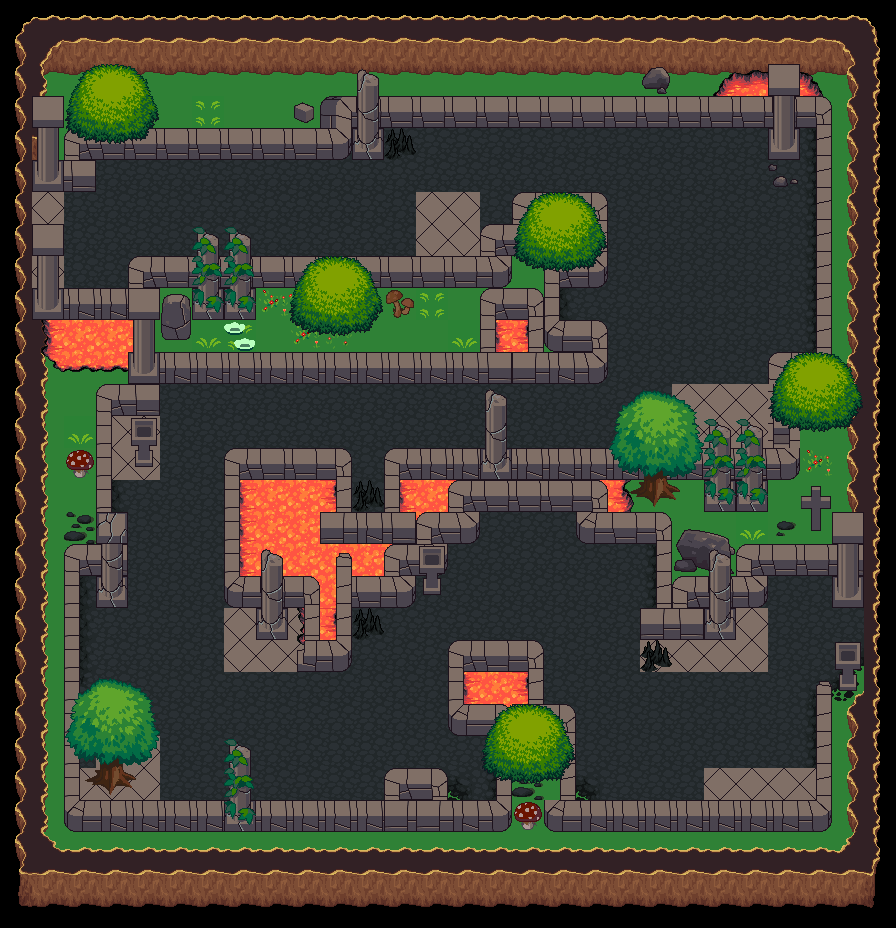

The image is a tile-based game level rendered from a .tmx file. Its description and source (layers, tilesets, objects; grid data summarised) follow:
An orthogonal 28x29 tile map with 32x32 px tiles, 6 tile layers (grass, walls, road, lava, ...) and 81 objects.

<map version="1.5" tiledversion="1.6.0" orientation="orthogonal" renderorder="right-down" width="28" height="29" tilewidth="32" tileheight="32" infinite="0" nextlayerid="10" nextobjectid="96">
 <tileset firstgid="1" source="klipartz.com.tsx" />
 <layer id="1" name="grass" width="28" height="29">
  <data>[812 cells, 676 non-empty, 4 distinct tile ids]</data>
 </layer>
 <layer id="2" name="walls" width="28" height="29">
  <data>[812 cells, 254 non-empty, 17 distinct tile ids]</data>
 </layer>
 <layer id="3" name="road" width="28" height="29">
  <data>[812 cells, 494 non-empty, 30 distinct tile ids]</data>
 </layer>
 <layer id="5" name="lava" width="28" height="29">
  <data>[812 cells, 80 non-empty, 13 distinct tile ids]</data>
 </layer>
 <layer id="4" name="labirint" width="28" height="29">
  <data>[812 cells, 203 non-empty, 14 distinct tile ids]</data>
 </layer>
 <objectgroup id="8" name="exit">
  <object id="4" x="826.5" y="611" width="48" height="68.5" />
 </objectgroup>
 <objectgroup id="7" name="spawnpoint">
  <object id="2" x="35" y="209" width="38" height="55" />
 </objectgroup>
 <objectgroup id="9" name="collisions">
  <object id="6" x="42" y="181.667" />
  <object id="7" x="73.3333" y="181.333" />
  <object id="10" x="32.3333" y="160" width="66" height="35" />
  <object id="12" x="32.6667" y="97" width="30.6667" height="94.6667" />
  <object id="13" x="65.6667" y="129.667" width="288.667" height="31.6667" />
  <object id="14" x="320.5" y="96.5" width="98" height="66" />
  <object id="15" x="418.5" y="95" width="354" height="35" />
  <object id="16" x="769" y="64.5" width="65.5" height="123.5" />
  <object id="17" x="812" y="165.5" width="25" height="187" />
  <object id="18" x="767.5" y="353" width="69" height="30" />
  <object id="19" x="767.5" y="382" width="32" height="99" />
  <object id="21" x="382.5" y="448.5" width="415.5" height="32.5" />
  <object id="22" x="333.333" y="475" width="69" height="64" />
  <object id="23" x="222.667" y="446.333" width="129.667" height="35.6667" />
  <object id="24" x="220.667" y="471.667" width="40" height="134" />
  <object id="25" x="219.333" y="573" width="97" height="34" />
  <object id="27" x="251" y="548.333" width="41" height="92.6667" />
  <object id="29" x="298" y="572.667" width="56.6667" height="98" />
  <object id="30" x="332.333" y="565.333" width="54.6667" height="78.3333" />
  <object id="31" x="350" y="571.333" width="67" height="38.3333" />
  <object id="32" x="380.333" y="541.667" width="70.6667" height="57.3333" />
  <object id="33" x="415.667" y="510" width="66.6667" height="34.3333" />
  <object id="34" x="445.333" y="476.333" width="165.333" height="38.3333" />
  <object id="35" x="572.667" y="508.333" width="102.333" height="38" />
  <object id="36" x="647.667" y="512.667" width="32.6667" height="95.6667" />
  <object id="37" x="637.667" y="604.667" width="40.3333" height="69.3333" />
  <object id="38" x="638.333" y="606" width="99.6667" height="35.6667" />
  <object id="39" x="673" y="571.333" width="96" height="38" />
  <object id="40" x="735" y="542" width="133.667" height="38.6667" />
  <object id="41" x="829.667" y="510.333" width="36.6667" height="100" />
  <object id="42" x="812" y="680" width="23.6667" height="151" />
  <object id="44" x="543.333" y="795.333" width="290" height="35.6667" />
  <object id="45" x="540.333" y="701.333" width="40.3333" height="108.667" />
  <object id="46" x="521.333" y="638.667" width="25.3333" height="68.3333" />
  <object id="47" x="446.333" y="637" width="96" height="39" />
  <object id="48" x="445" y="637" width="67.6667" height="102.333" />
  <object id="49" x="481" y="703.667" width="36.3333" height="127.667" />
  <object id="50" x="434.667" y="795.333" width="78" height="37" />
  <object id="51" x="381" y="768.333" width="69.6667" height="43.3333" />
  <object id="52" x="60.5" y="795" width="378" height="37" />
  <object id="55" x="92.3333" y="751" width="45" height="41" />
  <object id="56" x="60.3333" y="542.333" width="22.6667" height="257" />
  <object id="57" x="83.6667" y="569.667" width="49" height="43.3333" />
  <object id="60" x="81" y="542" width="50" height="30.6667" />
  <object id="61" x="91.6667" y="383.667" width="25.3333" height="162.667" />
  <object id="62" x="126.667" y="416.333" width="32.6667" height="53.6667" />
  <object id="63" x="92.6667" y="383.667" width="70" height="35.6667" />
  <object id="64" x="88.3333" y="414.333" width="27.6667" height="35" />
  <object id="65" x="122.667" y="347.333" width="283.667" height="39" />
  <object id="66" x="402.333" y="347" width="209" height="39" />
  <object id="67" x="561" y="316.667" width="49.3333" height="44.3333" />
  <object id="68" x="538.333" y="250.333" width="23.6667" height="99.6667" />
  <object id="69" x="538.333" y="243.667" width="72.6667" height="46" />
  <object id="70" x="511.333" y="189.333" width="99" height="68.6667" />
  <object id="71" x="479.333" y="221.667" width="36" height="38.3333" />
  <object id="72" x="370.667" y="254" width="143" height="34" />
  <object id="73" x="254.333" y="253" width="132.667" height="38" />
  <object id="74" x="127" y="256" width="140.667" height="34" />
  <object id="75" x="32.6667" y="284.333" width="101" height="37.3333" />
  <object id="76" x="70" y="65.3333" width="90" height="78.3333" />
  <object id="77" x="34" y="37.3333" width="23.3333" height="61.6667" />
  <object id="78" x="32" y="33.3333" width="526" height="45.3333" />
  <object id="79" x="528.667" y="28.6667" width="336" height="56" />
  <object id="80" x="638" y="67.3333" width="35.3333" height="24.6667" />
  <object id="81" x="288.667" y="98.6667" width="26.6667" height="26" />
  <object id="82" x="836.667" y="26" width="24" height="485.333" />
  <object id="83" x="768" y="352" width="92.6667" height="79.3333" />
  <object id="84" x="631.333" y="465.333" width="48" height="40.6667" />
  <object id="85" x="694.667" y="470" width="82" height="51.3333" />
  <object id="86" x="793.333" y="478.667" width="38.6667" height="56" />
  <object id="87" x="766.667" y="511.333" width="30.6667" height="27.3333" />
  <object id="88" x="678" y="525.333" width="54.6667" height="47.3333" />
  <object id="89" x="514.667" y="793.333" width="28.6667" height="44" />
  <object id="90" x="486" y="707.333" width="86" height="78" />
  <object id="91" x="59.3333" y="444.667" width="38.6667" height="44.6667" />
  <object id="92" x="157.333" y="287.333" width="44" height="59.3333" />
  <object id="93" x="284" y="261.333" width="100.667" height="72.6667" />
  <object id="94" x="376.667" y="283.333" width="40.6667" height="35.3333" />
  <object id="95" x="37.3333" y="320.667" width="93.3333" height="54" />
 </objectgroup>
 <layer id="6" name="foreground" width="28" height="29">
  <data>[812 cells, 135 non-empty, 40 distinct tile ids]</data>
 </layer>
</map>
